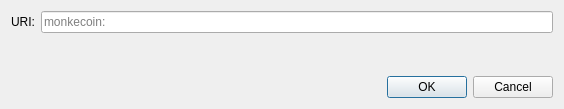
<?xml version="1.0" encoding="UTF-8"?>
<ui version="4.0">
 <class>OpenURIDialog</class>
 <widget class="QDialog" name="OpenURIDialog">
  <property name="geometry">
   <rect>
    <x>0</x>
    <y>0</y>
    <width>564</width>
    <height>109</height>
   </rect>
  </property>
  <property name="windowTitle">
   <string>Open monkecoin URI</string>
  </property>
  <layout class="QVBoxLayout" name="verticalLayout">
   <item>
    <layout class="QHBoxLayout" name="horizontalLayout">
     <item>
      <widget class="QLabel" name="label">
       <property name="text">
        <string>URI:</string>
       </property>
      </widget>
     </item>
     <item>
      <widget class="QValidatedLineEdit" name="uriEdit">
       <property name="placeholderText">
        <string notr="true">monkecoin:</string>
       </property>
      </widget>
     </item>
    </layout>
   </item>
   <item>
    <spacer name="verticalSpacer">
     <property name="orientation">
      <enum>Qt::Vertical</enum>
     </property>
     <property name="sizeHint" stdset="0">
      <size>
       <width>20</width>
       <height>40</height>
      </size>
     </property>
    </spacer>
   </item>
   <item>
    <widget class="QDialogButtonBox" name="buttonBox">
     <property name="orientation">
      <enum>Qt::Horizontal</enum>
     </property>
     <property name="standardButtons">
      <set>QDialogButtonBox::Cancel|QDialogButtonBox::Ok</set>
     </property>
    </widget>
   </item>
  </layout>
 </widget>
 <customwidgets>
  <customwidget>
   <class>QValidatedLineEdit</class>
   <extends>QLineEdit</extends>
   <header>qt/qvalidatedlineedit.h</header>
  </customwidget>
 </customwidgets>
 <resources/>
 <connections>
  <connection>
   <sender>buttonBox</sender>
   <signal>accepted()</signal>
   <receiver>OpenURIDialog</receiver>
   <slot>accept()</slot>
   <hints>
    <hint type="sourcelabel">
     <x>248</x>
     <y>254</y>
    </hint>
    <hint type="destinationlabel">
     <x>157</x>
     <y>274</y>
    </hint>
   </hints>
  </connection>
  <connection>
   <sender>buttonBox</sender>
   <signal>rejected()</signal>
   <receiver>OpenURIDialog</receiver>
   <slot>reject()</slot>
   <hints>
    <hint type="sourcelabel">
     <x>316</x>
     <y>260</y>
    </hint>
    <hint type="destinationlabel">
     <x>286</x>
     <y>274</y>
    </hint>
   </hints>
  </connection>
 </connections>
</ui>
